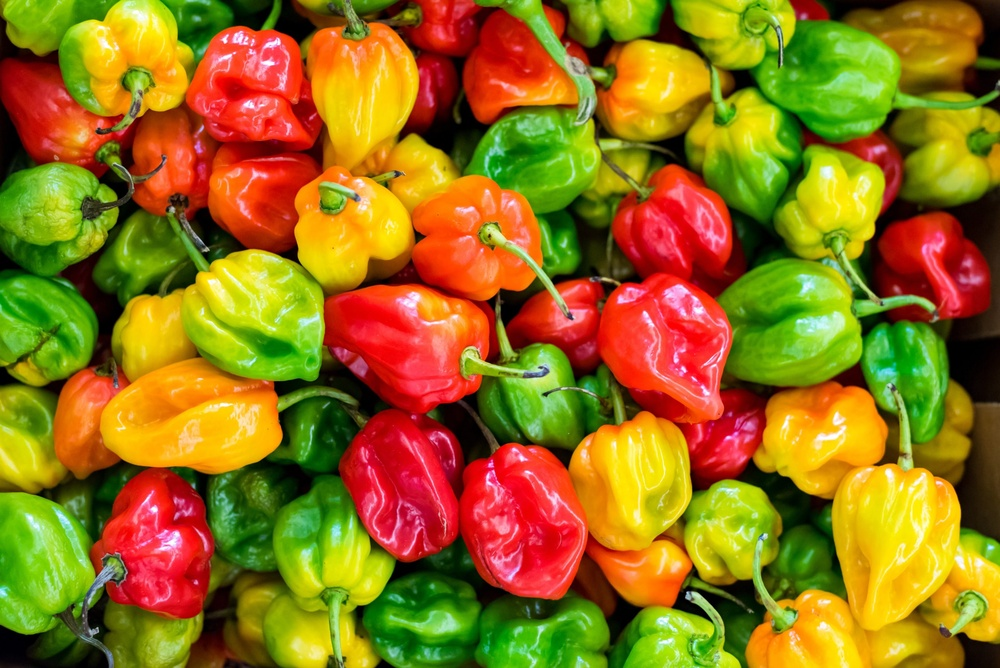
#> input picture images/peppers.jpg, 1000 x 668 px, shrunk from 2560 x 1709 before the run
$ python 10.Matlab_Images_Are_Matrices.py
#> lines starting #> are read from the running program, lines starting #| are printed output that depends on the picture; after the words box and inside, x2 and y2 are one past the last pixel; in counts of white or black regions, pixels touching at a corner belong together
import cv2
import numpy as np
import matplotlib.pyplot as plt

# Load the image using OpenCV
image = cv2.imread("../images/peppers.jpg")
#> image is the input picture: shape (668, 1000, 3); mean B, G, R 22.8, 113.4, 149.2

# Extract the green channel
green_channel = image[:, :, 1]
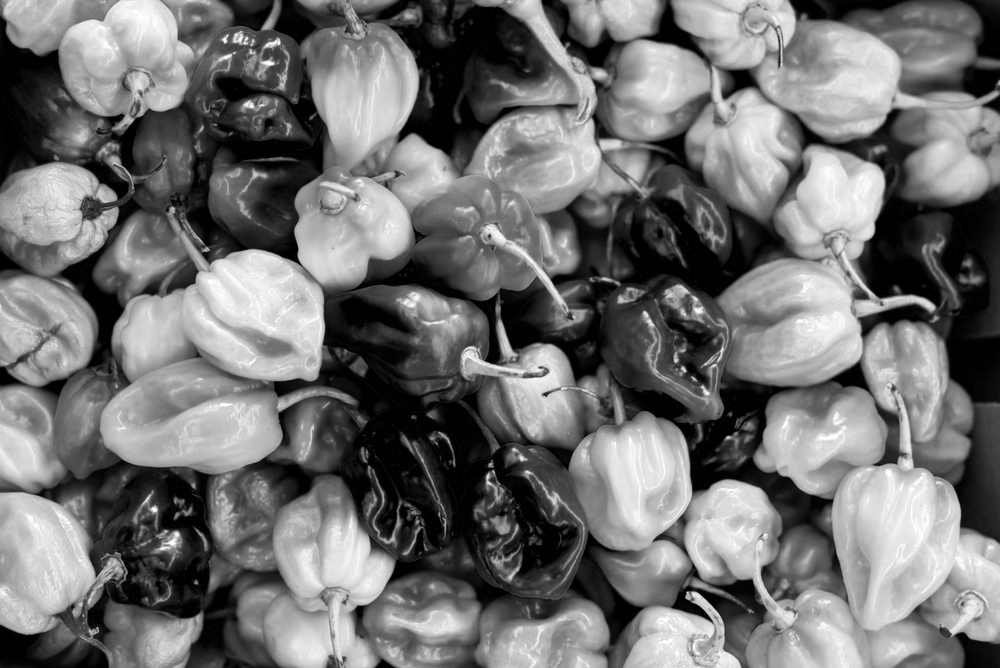
#> green_channel: shape (668, 1000); min 0, max 255, mean 113.4

# Choose an arbitrary Y value for the horizontal line
y_value = 100

# Create a copy of the green channel image to draw the line on
green_with_line = green_channel.copy()

# Draw the line (in white) with increased thickness
cv2.line(green_with_line, (0, y_value), (green_channel.shape[1], y_value), (255,), 3)
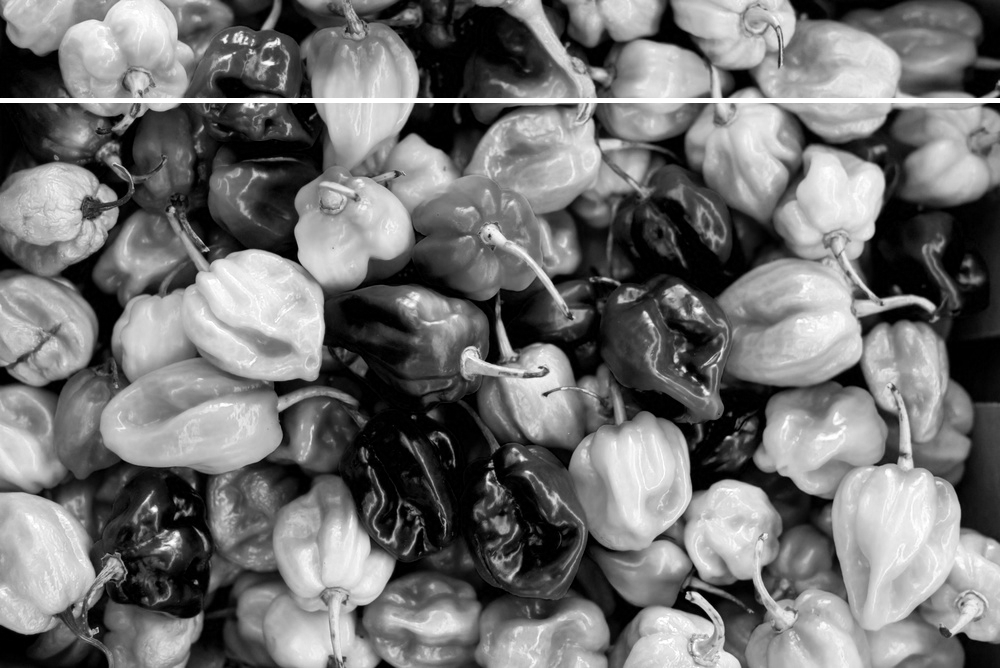
#> green_with_line: shape (668, 1000); 0.75% of pixels changed, all inside (x1, y1, x2, y2) = (0, 98, 1000, 103)

# Plotting side by side
fig, ax = plt.subplots(1, 2, figsize=(15, 5))

# Display the green channel with the horizontal line
ax[0].imshow(green_with_line, cmap='gray')
ax[0].set_title(f"Green Channel with Horizontal Line at y={y_value}")
ax[0].axis('off')

# Plot the pixel values underneath the line
pixel_values = green_channel[y_value, :]
#> pixel_values = 1000 values, max 234 at index 372, min 0 at index 0, mean 134.1
ax[1].plot(pixel_values)
ax[1].set_title("Pixel Values Underneath Horizontal Line")
ax[1].set_xlabel("X Dimension")
ax[1].set_ylabel("Pixel Value")

plt.tight_layout()
plt.show()
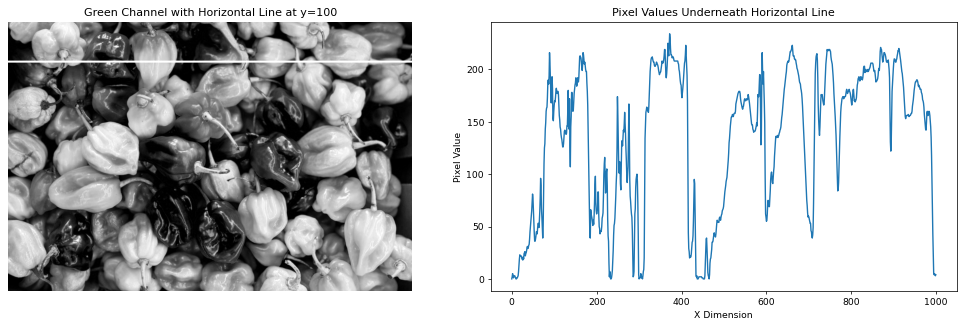
#> figure drawn by matplotlib, 2 panels; panel 2: curve peaks at x = 372, y = 234

$ run again, with images/bike.jpg copied over images/peppers.jpg
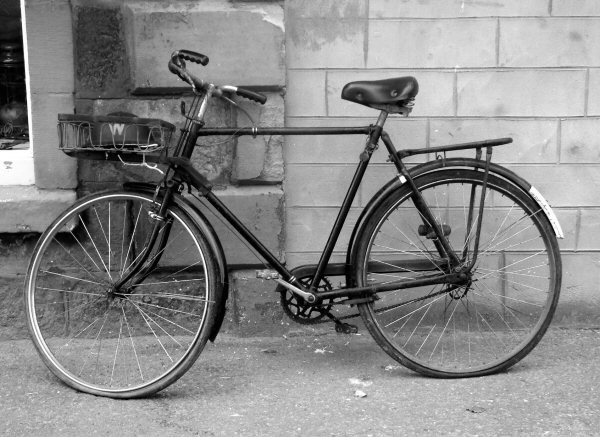
#> input picture images/bike.jpg, 600 x 437 px
#> image is the input picture: shape (437, 600, 3); min 0, max 255, mean 137
#> `cv2.line(green_with_line, (0, y_value), (green_channel.shape[1], y_val..`:
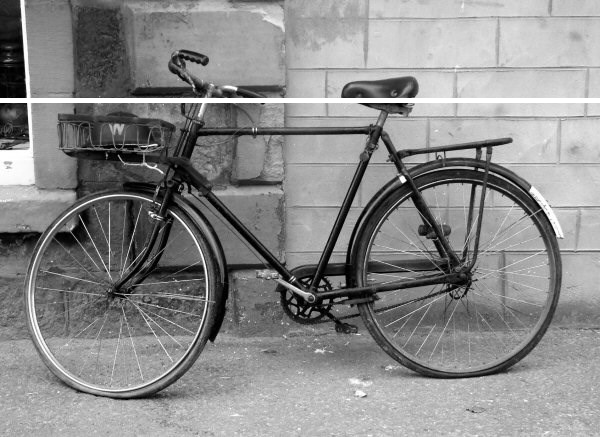
#> green_with_line: shape (437, 600); min 0, max 255, mean 138.3
#> pixel_values = 600 values, max 251 at index 28, min 0 at index 10, mean 138.8
#> `plt.show()`:
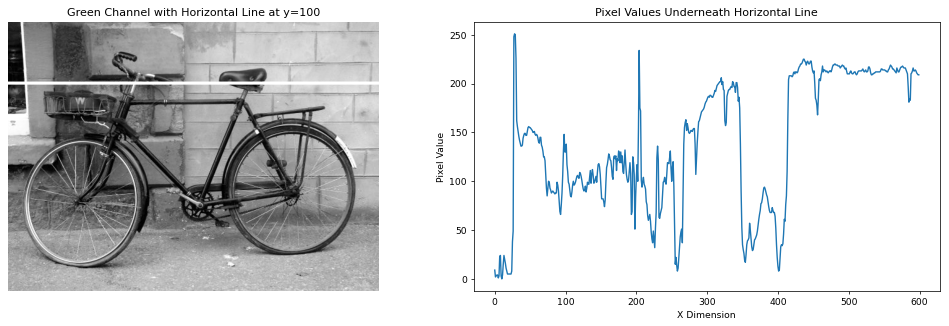
#> figure drawn by matplotlib, 2 panels; panel 2: curve peaks at x = 28, y = 251

$ run again, with images/tiger.jpg copied over images/peppers.jpg
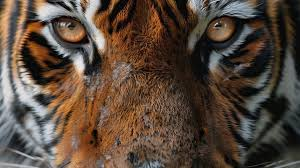
#> input picture images/tiger.jpg, 300 x 168 px
#> image is the input picture: shape (168, 300, 3); mean B, G, R 59.7, 72, 88.3
#> `cv2.line(green_with_line, (0, y_value), (green_channel.shape[1], y_val..`:
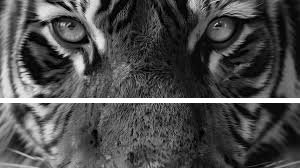
#> green_with_line: shape (168, 300); min 0, max 255, mean 77.3
#> pixel_values = 300 values, max 215 at index 7, min 0 at index 240, mean 79.64
#> `plt.show()`:
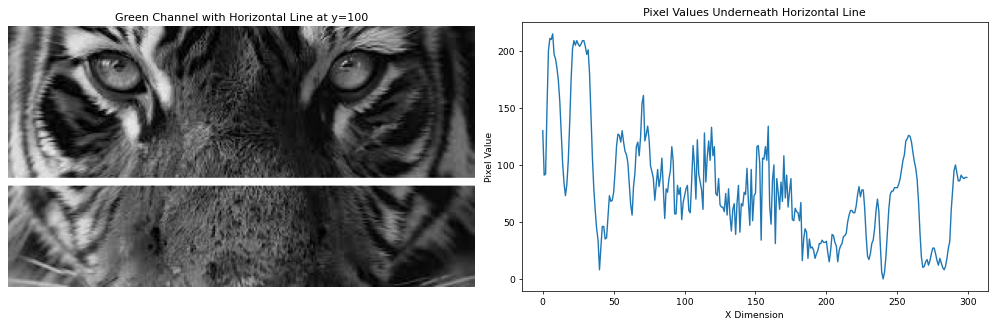
#> figure drawn by matplotlib, 2 panels; panel 2: curve peaks at x = 7, y = 215

$ run again, with images/bicycle.png saved as images/peppers.jpg
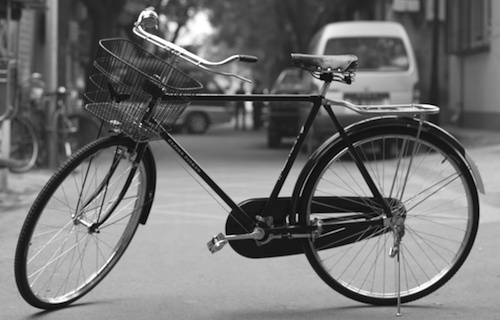
#> input picture images/bicycle.png, 500 x 320 px
#> image is the input picture: shape (320, 500, 3); min 0, max 255, mean 114.2
#> `cv2.line(green_with_line, (0, y_value), (green_channel.shape[1], y_val..`:
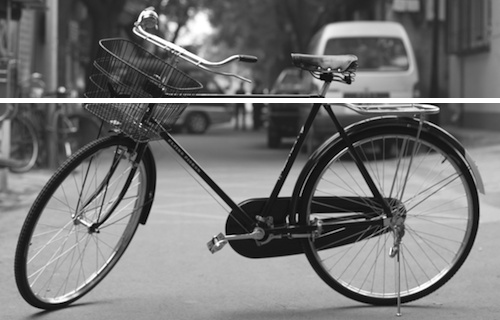
#> green_with_line: shape (320, 500); min 0, max 255, mean 117
#> pixel_values = 500 values, max 206 at index 337, min 7 at index 250, mean 68.58
#> `plt.show()`:
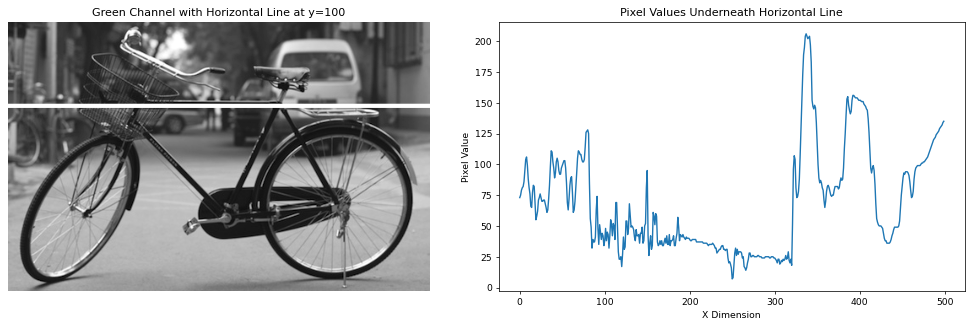
#> figure drawn by matplotlib, 2 panels; panel 2: curve peaks at x = 337, y = 206
